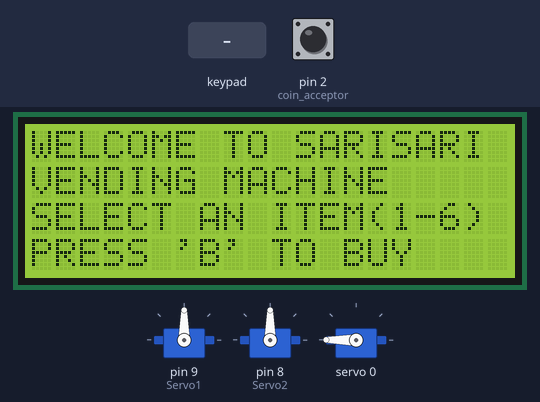
Bench run of a sketch on a simulated Arduino Mega 2560, built with avr-gcc and run on an emulated ATmega2560. Shown: 20×4 character LCD, 3 × servo. Wiring (inferred from the names in the program): DS1302 clock: CE pin 5; IO pin 6; clock pin 7; 4×4 keypad with keys 1 2 3 A 4 5 6 B 7 8 9 C * 0 # D: rows pin 22, pin 24, pin 26, pin 28; columns pin 30, pin 32, pin 34, pin 36. Inputs (shaded band) come from the test bench; at power-on: pin 2 (coin_acceptor) HIGH. The local clock reads 2024-03-15 10:24:30 at power-on unless the sketch sets it; what the sketch prints to the serial monitor is not drawn.

Above: at 1.4 s.
1.5 s: keypad keys 2 2 2 4 2 6 2 8 A pressed 0.4 s apart
At 5.1 s:
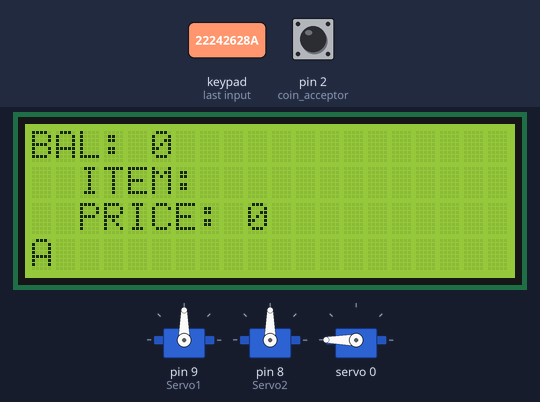
6.6 s: key 'B' pressed
At 7.8 s:
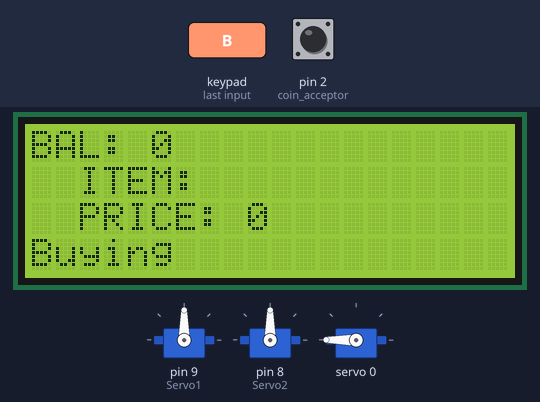
8.1 s: pin 2 (coin_acceptor) pulled LOW for 1 s
At 9.6 s:
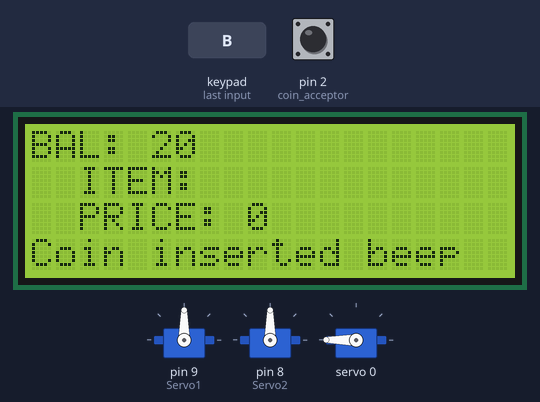
10.6 s: key 'C' pressed
At 11.8 s:
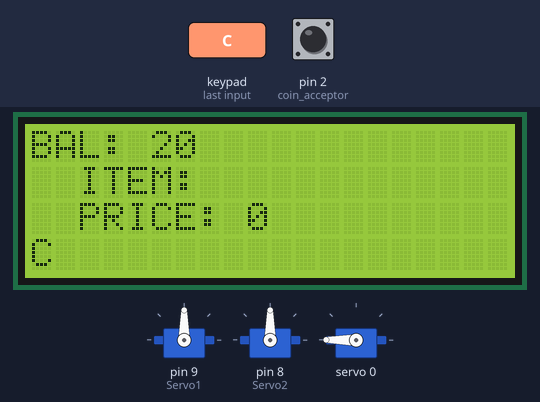
12.1 s: keypad keys 1 3 9 7 2 2 2 2 D pressed 0.4 s apart
At 14.7 s:
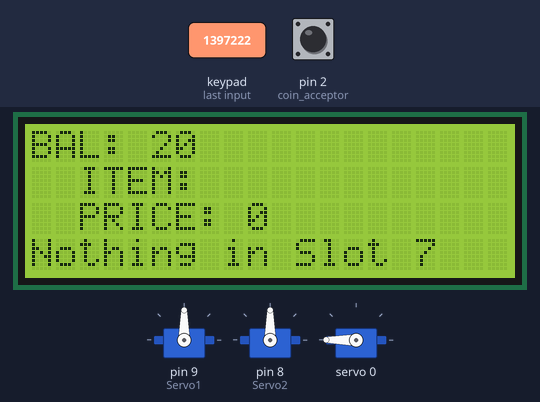
17.2 s: keypad keys 2 2 2 4 2 6 2 8 # pressed 0.4 s apart
Timing chart, 0 to 20.2 s (numbered marks = the images above; inputs shaded):
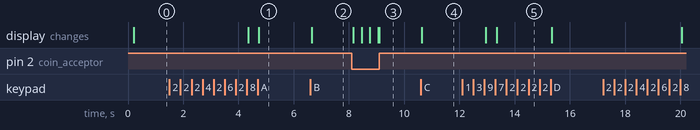

The sketch:

All_testings.ino
```cpp
///----------------Libraries----------------//
#include <stdio.h>
#include <Servo.h>
#include <string.h>
#include <DS1302.h>
#include <SoftwareSerial.h>
#include <ArduinoJson.h>
#include <Wire.h>
#include <LiquidCrystal_I2C.h>
#include <Keypad.h>
#include <Adafruit_PWMServoDriver.h>

///----------------Pin initialize Library type----------------//
SoftwareSerial Middleware(13, 12);  //(RX, TX) serial communication between arduino & nodemcu
LiquidCrystal_I2C lcd(0x27, 20, 4); // set the LCD address to 0x27 for a 16 chars and 2 line display
Servo Servo1, Servo2, Servo3, Servo4, Servo5, Servo6, Servo7, Servo8, Servo9;

///----------------data variables----------------//
int servoPin = 9;
int coin = 0;
int balance =0;
char key;
const byte ROWS = 4; //four rows
const byte COLS = 4; //four columns
char keys[ROWS][COLS] = {
    {'1', '2', '3', 'A'},
    {'4', '5', '6', 'B'},
    {'7', '8', '9', 'C'},
    {'*', '0', '#', 'D'}};

struct{//data from NodeMCU
  String id;
  String name;
  int price;
  int qty;
  String date;
  bool selected = false;

} Items;

char buf[50];
char day[10];
String comdata = "";
int numdata[7] = {0}, j = 0, mark = 0;

#define SERVOMIN  150 // this is the 'minimum' pulse length count (out of 4096)
#define SERVOMAX  600 // this is the 'maximum' pulse length count (out of 4096)

///----------------Pin initialize Native type----------------//
int coin_acceptor = 2;
byte rowPins[ROWS] = {22, 24, 26, 28};
byte colPins[COLS] = {30, 32, 34, 36};// keypad pins

uint8_t RST_PIN = 5; //RST pin attach to
uint8_t SDA_PIN = 6; //IO pin attach to
uint8_t SCL_PIN = 7; //clk Pin attach to

uint8_t slot = 0; //optional if servo is fixed on call function

///----------------Initialize instants of class-----------//
Keypad keypad = Keypad(makeKeymap(keys), rowPins, colPins, ROWS, COLS);
Adafruit_PWMServoDriver pwm = Adafruit_PWMServoDriver();
DS1302 rtc(RST_PIN, SDA_PIN, SCL_PIN); //create a variable type of DS1302

void setup() {///////////////SETUP
  Serial.begin(9600);
  Middleware.begin(9600);
  rtc.write_protect(true);
  rtc.halt(false);
  Time t(2019, 3, 7, 19, 37, 0, 0); //initialize the time
  rtc.time(t); /* Set the time and date on the chip */
  pinMode(coin_acceptor, INPUT_PULLUP);
  attachInterrupt(digitalPinToInterrupt(coin_acceptor),CoinAcceptor, RISING);
  lcd.begin(20, 4);
  lcd.init();
  lcd.backlight();
  pwm.begin();
  pwm.setPWMFreq(60);
  Servo1.attach(9);
  Servo2.attach(8);
  delay(10);

  display_default();
}

void loop() { /// RUN ///

  RunCodeInMillis();
}

void spinServo(Servo SlotNumber){

  SlotNumber.write(0); // rotate
  delay(2000);
  SlotNumber.write(90); // stop
}

void servoControl(){

  if (Items.selected) {
    if (Items.qty > 0)
    {
      if (balance >= Items.price)
      {
        balance = balance - Items.price;

          switch (slot)
          {
            case 0:
              spinServo(Servo1);
              break;
            case 1:
              spinServo(Servo2);
              break;
            default:
              break;
          }

        // for (int degree = 0; degree <= 180; degree += 1) //adjust rotation here
        // {
        //   pwm.setPWM(slot, 0, map(180, 0, 180, SERVOMIN, SERVOMAX));
        //   delayMicroseconds(500);
        // }
        //pwm.setPWM(slot, 0, 0); //stop
        print_time();
        purchase_items();
      }
      else
      {
        balance = balance;
        display_items("Not Enough Balance");
      }
    }
    else
    {
      display_items("Item Unavailable");
      Serial.println("Item No. " + Items.id + " is out of stock!");
    }
  }else{
    Serial.println("Please select an item!");
  }


}

void Keypad_Function_simple(){
  key = keypad.getKey();
    if (key){
        Serial.print("KEY : ");
        Serial.println(key);
        remoteControl(key);
    }else{
        key = key;
    }
}

void remoteControl(char keypress){

     switch(keypress) {
      case '1' : request_items(1); slot = 0; break;
      case '2' : request_items(2); slot = 1; break;
      case '3' : request_items(3); slot = 2; break;
      case '4' : request_items(4); slot = 3; break;
      case '5' : request_items(5); slot = 4; break;
      case '6' : request_items(6); slot = 5; break;
      case '7' : display_items("Nothing in Slot 7"); break;
      case '8' : display_items("Nothing in Slot 8"); break;
      case '9' : display_items("Nothing in Slot 9"); break;
      case 'A' : display_items("A"); break;
      case 'B' : display_items("Buying"); servoControl(); break;
      case 'C' : display_items("C"); break;
      case 'D' : display_items("D"); break;
      default : keypress = keypress; Serial.println(slot);
     }
}
void display_items(String msg){

  lcd.clear();
  lcd.setCursor(0, 0);
  lcd.print("BAL: " + (String)balance);
  //lcd.setCursor(12, 0);
  //lcd.print("LEFT: " + (String)Items.qty);
  lcd.setCursor(2, 1);
  lcd.print("ITEM: " + Items.name);
  //lcd.print("ITEM: SLURPEE");
  lcd.setCursor(2, 2);
  lcd.print("PRICE: " + (String)Items.price); // convert int into (String)
  //lcd.print("PRICE: P10");
  lcd.setCursor(0, 3);
  lcd.print(msg);

}

void display_default(){

  lcd.clear();
  lcd.setCursor(0, 0);
  lcd.print("WELCOME TO SARISARI");
  lcd.setCursor(0, 1);
  lcd.print("VENDING MACHINE");
  lcd.setCursor(0, 2);
  lcd.print("SELECT AN ITEM(1-6)");
  lcd.setCursor(0, 3);
  lcd.print("PRESS 'B' TO BUY");
}

void request_items(int itemId) {
    DynamicJsonBuffer jsonBuffer;
    JsonObject &root = jsonBuffer.createObject();
    // data that will be send
    root["type"]    = "REQUEST_ITEM";
    root["id"]      = "D" + (String)itemId;

    root.printTo(Middleware);   // send data to nodemcu
    root.prettyPrintTo(Serial); // preview request in serial
}

void get_items() {
    if (Middleware.available() > 0) {
        DynamicJsonBuffer jsonBuffer;
        JsonObject &root = jsonBuffer.parseObject(Middleware);

        if (root.success()) {
            // store recieved data to global variables
            Items.id = root["id"].as<String>();
            Items.name  = root["name"].as<String>();
            Items.price = root["price"];
            Items.qty   = root["qty"];
            Items.selected = true;

            display_items("Selected Item: " + Items.id); // display item info in lcd
            root.prettyPrintTo(Serial); // preview received data in serial
        }
    }
}

void purchase_items() {

    DynamicJsonBuffer jsonBuffer;
    JsonObject &root = jsonBuffer.createObject();
    // get item to be purchase
    root["type"]    = "PURCHASE_ITEM";
    root["id"]      = Items.id;
    root["name"]    = Items.name;
    root["price"]   = Items.price;
    root["date"]  = Items.date;

    clear_items();
    //display_items("Buying");
    root.printTo(Middleware);   // send data to nodemcu
    root.prettyPrintTo(Serial); // preview data to be send in serial
}

void clear_items() {
    Items.id        = "";
    Items.name      = "";
    Items.price     = 0;
    Items.qty       = 0;
    Items.selected = false;
}

void print_time()
{
  /* Get the current time and date from the chip */
  Time t = rtc.time();
  snprintf(buf, sizeof(buf), "%04d-%02d-%02d %02u:%02u:%02u", t.yr, t.mon, t.date, t.hr, t.min, t.sec);

    if(buf != ""){
      Items.date = (String)buf;
    }else{
      Items.date = Items.date;
    }

  Serial.println(Items.date);
}

void realTimeClock(){

  while (Serial.available() > 0)
  {
    comdata += char(Serial.read());
    mark = 1;
  }
  /* Use a comma to separate the strings of comdata,
   and then convert the results into numbers to be saved in the array numdata[] */
  if (mark == 1){
    Serial.print("You inputed : ");
    Serial.println(comdata);
    for (int i = 0; i < comdata.length(); i++){
      if (comdata[i] == ',' || comdata[i] == 0x10 || comdata[i] == 0x13){
        j++;
      }else{
        numdata[j] = numdata[j] * 10 + (comdata[i] - '0');
      }
    }
    /* The converted numdata add up to the time format, then write to DS1302*/
    Time t(numdata[0], numdata[1], numdata[2], numdata[3], numdata[4], numdata[5], numdata[6]);
    rtc.time(t);
    mark = 0;
    j = 0;
    /* clear comdata ，in order to wait for the next input  */
    comdata = String("");
    /* clear numdata */
    for (int i = 0; i < 7; i++)
      numdata[i] = 0;
  }

  /* print the current time */
  //print_time();
}

void CoinAcceptor(){

  if (digitalRead(coin_acceptor) == LOW){
    balance++;
    display_items("Coin inserted beep");
  }

}

void RunCodeInMillis(){//// Run your codes here :)
  static unsigned long timer = millis();
  static int deciSeconds1 = 0, deciSeconds2 = 0;
  if (millis() - timer >= 100){
    timer += 50;
    deciSeconds1++; // 100 milliSeconds is equal to 1 deciSecond
    deciSeconds2++;

    if (deciSeconds1 == 24){// Reset to 0 after counting for 1000 seconds.
      realTimeClock();
      //Serial.println(slot);
      deciSeconds1 = 0; //RESET CONDITIONS                 //lcd.clear();
    }                  //RUN FUNCTIONS HERE

    //INITIALIZING FUNCTION HERE

    pwm.setPWM(0, 0, map(180, 0, 180, SERVOMIN, SERVOMAX));
    get_items();
    CoinAcceptor();
    Keypad_Function_simple();


  }

}
```

Measured:
- after the input at 1.5 s, the display: first changes after 2.9 s (image 1 shows a later state)
- after the input at 6.6 s, the display: changes at once (image 2)
- after the input at 8.1 s, the display: first changes after 0.05 s (image 3 shows a later state)
- after the input at 10.6 s, the display: changes at once (image 4)
- after the input at 12.1 s, the display: first changes after 0.85 s (image 5 shows a later state)
